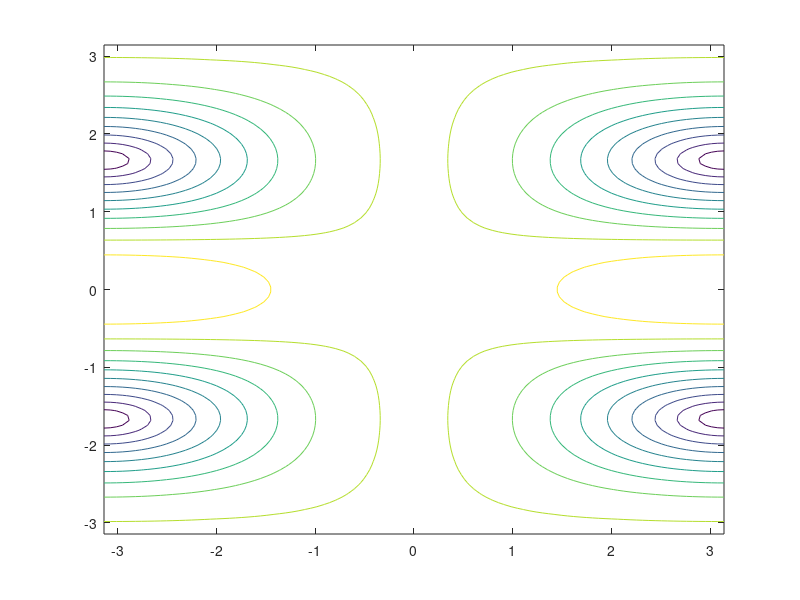

MATLAB code for this plot:
n  = 100;
lx = linspace(-pi,+pi,n);
ly = linspace(-pi,+pi,n);
[X,Y]=meshgrid(lx,ly);

for nux=0.1:0.1:1.1
   Z = 1 - 0.5*nux*(1 + cos(Y)).*(1 - exp(-i*X));
   Z = abs(Z);
   fprintf(1,'%e %e\n', nux, max(max(Z)));
   contour(X,Y,Z);
   pause
end

